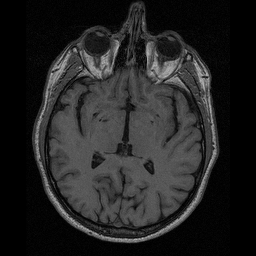
#> input picture data/lab-01-data/brain-slice40.tiff, 256 x 256 px; its folder holds 3 pictures in this run; the run also reads 2 pictures not shown here
$ jupyter execute --allow-errors lab_01_segmentation.ipynb   (shell and % lines are left out)   (older library calls are emulated)
#> lines starting #> are read from the running program, lines starting #| are printed output that depends on the picture; after the words box and inside, x2 and y2 are one past the last pixel; in counts of white or black regions, pixels touching at a corner belong together
# [IAPR 2019:][iapr2019] Lab 1 ‒  Image segmentation

**Author:**
Kristoffer Landsnes
&
Arthur Gassner (250089)
**Due date:** 04.04.2019

[iapr2019]: https://github.com/LTS5/iapr-2019

## Extract relevant data
We first need to extract the `lab-01-data.tar.gz` archive.
To this end, we use the [tarfile] module from the Python standard library.

[tarfile]: https://docs.python.org/3.6/library/tarfile.html

[cell 1]
import tarfile
import os
import cv2
import numpy as np
import skimage.segmentation as seg
import skimage.color as color
from skimage.measure import label, regionprops, find_contours
import pprint


data_base_path = os.path.join(os.pardir, 'data')
data_folder = 'lab-01-data'
tar_path = os.path.join(data_base_path, data_folder + '.tar.gz')
#> (the rest of this cell did not finish here and is left out)

## Part 1: Brain segmentation

Your goal: compute the size of the brain (in pixels) in a 2D image of a human head taken by Magnetic Resonance Imaging (MRI).
* Try as many methods as you can, the more the better.
* At least region growing and contour detection.

## 1.1 Brain image visualization

[cell 2]
import skimage.io
import matplotlib.pyplot as plt
import matplotlib.patches as patches

# Load image
data_path = os.path.join(data_base_path, data_folder)
brain_im = skimage.io.imread(os.path.join(data_path, 'brain-slice40.tiff'))
#> brain_im is the input picture: shape (256, 256); min 0, max 189, mean 35.2
im_h, im_w = brain_im.shape

fig, ax = plt.subplots(1, 1, figsize=(8, 8))
ax.imshow(brain_im, cmap='gray')
ax.set_title('MRI brain image ({} px, {} px)'.format(im_h, im_w))
ax.axis('off')
plt.show()

## 1.2 Region growing

## Implementation of region growing

We implemented region growing using **4-connectivity** to find the neighbors of a pixel and a **pixel value threshold as a homogeneity criterion**.

To choose the seed, we made the assumption that the brain would roughly be located in the center of the image.

### REGION GROWING USING THRESHOLD

[cell 3]
def get_neighbors(px, img):
    """return list of the 4-connected neighbors of px (x,y) in img"""

    px_x, px_y = px[0], px[1]
    height = len(img)
    width = len(img[0])

    # Check that px is within the bounds of the img
    assert px_x < height
    assert px_y < width

    neighbors = []

    # North-West
    if px_x > 0 and px_y > 0:
        neighbors.append((px_x - 1, px_y - 1))

    # North
    if px_x > 0:
        neighbors.append((px_x - 1, px_y))

    # North-East
    if px_x > 0 and px_y < width:
        neighbors.append((px_x - 1, px_y + 1))

    # West
    if px_y > 0:
        neighbors.append((px_x, px_y - 1))

    # East
    if px_y < width:
        neighbors.append((px_x, px_y + 1))

    # South-West
    if px_x < height and px_y > 0:
        neighbors.append((px_x + 1, px_y - 1))

    # South
    if px_x < height:
        neighbors.append((px_x + 1, px_y))

    # South-East
    if px_x < height and px_y < width:
        neighbors.append((px_x + 1, px_y + 1))

    return neighbors

[cell 4]
def get_thresholded_neighbors(th, px, img):
    "returns a list of the neighbors of px (x,y) in img whose px_value is above a threshold"
    neighbors = get_neighbors(px, img)
    good_neighbords = []

    for px in neighbors:
        if img[px] > th:
            good_neighbords.append(px)

    return good_neighbords

[cell 5]
def region_growing(seed, th, img):
    "region growing using the pixel_value > threshold as a homogeneity criterion"
    seed_x, seed_y = seed
    height = len(img)
    width = len(img[0])

    # Check that the seed is within the bounds of the img
    assert seed_x < height
    assert seed_y < width

    # labeled_img[x][y] if the (x,y) pixel hasn't been visited yet,
    # 1 if it has been visited and is ABOVE th
    # -1 if it has been visited and is BELOW th
    labeled_img = np.zeros((height, width))

    # list of the pixels left to visit
    px_to_visit = [(seed_x, seed_y)]

    for px in px_to_visit:

        if labeled_img[px] == 0:
            # see if px belongs to the region
            if img[px] > th:
                labeled_img[px] = 1
                # add the neighbors of px to the px_to_visit if they should be added
                px_to_visit.extend(get_thresholded_neighbors(th, px, img))
            else:
                labeled_img[px] = -1

    return labeled_img

[cell 6]
def compute_size(bw_img):
    """
    Return the size of all the pixel with a value of 1 in the bw_img
    """
    count = 0
    for x in bw_img.ravel():
        if x == 1:
            count = count + 1
    return count

# Results of Region Growing

[cell 7]
seed = (100,100) # roughly in the center of the picture
threshold = 69  # 69 has been set empirically
segmented_brain = region_growing(seed, threshold, brain_im)
#> in region_growing, `height = len(img)`: height = 256
#> after the loop in region_growing, `for px in px_to_visit:`:
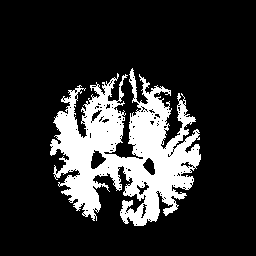
#> labeled_img: shape (256, 256) float64; values 0 (black) and 1 (white), 18.4% white; 1 white region, box (x1, y1, x2, y2) and area: (50, 68, 201, 226) 12062
#> after the loop in region_growing, `for px in px_to_visit:`: px_to_visit = 85901 items
plt.imshow(segmented_brain)
plt.title("brain size : " + str(compute_size(segmented_brain)) + " pixels")
#> after the loop in compute_size, `for x in bw_img.ravel():`: count = 12062

# Discussion of Region Growing

While giving favorable result when the seed and threshold are well chosen, choosing them can prove itself not to be easy and the result is highly sensitive to these parameters, as we will see below.

It can also be noted that no threshold was able to correctly assess the lower part of the brain as being "brain tissue". The size in pixels given by the region growing is therefore an underestimate of the actual size.

## Sensitivity to the seed

As can be seen below, a change in the seed of 5 px in both direction can drastically alter the results.

This comes from the fact that having a different seed means growing a different region.

In the case of the (95, 95) seed, the seed simply did not pass the homogeneity criterion, and therefore no region growth could happen, resulting in a 0 pixel brain size.

NOTE : In the middle plot below, the full plot is yellow. This does not mean that the full grid is considered to be brain tissue. This is simply due to there being only one pixel value in the image. What the reader should refer to is the brain size computed above each image.

[cell 8]
fig, axes = plt.subplots(1, 3, figsize=(12, 12))

threshold = 69  # 69 has been set empirically
for seed, ax in zip([(100,100), (95,95), (105,105)], axes.ravel()):
    segmented_brain = region_growing(seed, threshold, brain_im)
    ax.imshow(segmented_brain)
    ax.set_title("seed : " + str(seed) + "\n brain size : " + str(compute_size(segmented_brain)) + " pixels" )
#> this loop made 3 passes
fig.tight_layout()

## Sensitivity to the threshold

As can be seen below, picking a different threshold can greatly alter the results.

Even an offset of 3 in the threshold can allow the region to grow beyond what we wanted to segment (or on the contrary, prevent it to grow as far as we wanted it to)

[cell 9]
fig, axes = plt.subplots(1, 3, figsize=(12, 12))

seed = (100, 100)
for t, ax in zip([66, 69, 72], axes.ravel()):
    segmented_brain = region_growing(seed, t, brain_im)
    ax.imshow(segmented_brain)
    ax.set_title("threshold : " + str(t) + "\n size brain : " + str(compute_size(segmented_brain)) + " pixels" )
fig.tight_layout()

## 1.3 Contour detection

For the contour detection we will use active contours, in particular the snake algorithm.
Firstly we define a circle function, to more easily enclose the brain area.

[cell 10]
def image_show(image, nrows=1, ncols=1, cmap='gray'):
    """
    Function to facilitate ploting of images
    """
    fig, ax = plt.subplots(nrows=nrows, ncols=ncols, figsize=(5, 5))
    ax.imshow(image, cmap='gray')
    ax.axis('off')
    return fig, ax

def circle_points(resolution, center, radius):
    """
    Generate points which define a circle on an image.
    center := center of the circle in pixels
    radius := radius of the circle in pixels
    """
    radians = np.linspace(0, 2*np.pi, resolution)
    c = center[1] + radius*np.cos(radians)#polar co-ordinates
    r = center[0] + radius*np.sin(radians)

    return np.array([c, r]).T

## Initial attempt - Snake algorithm
For the initial run we have tested the active contour built-in function, of the `skimage.segmentation` library. Without any filtering or preprocessing of the image, we can see the snake struggles to generalize around the brain tissue.
This is the case, even after tuning the parameters of the function. In essence, this includes:
* beta - the smoothness of the snake
* w_line - the attraction towards brightness (negative values, attracts towards darkness or imagined edges between brain and skull)
* w_edge - the edge attraction ( positive values attracts to edges)

What should be noticed here is that the circular-shape of the brain actually makes it possible to estimate the brain area, just with the initial circle used in the active contour algorithm. This is shown below.

[cell 11]
###### INITIAL RUN  #######

radius_init = 82
centre_init = [150,125]
resolution_init = 20

# Generate circle points
points = circle_points(resolution_init,centre_init,radius_init)[:-1]

# Plot brain and circle points
fig, ax = image_show(brain_im)
ax.plot(points[:, 0], points[:, 1], '--r', lw=3)

image_gray = color.rgb2gray(brain_im)

# Create active contour starting at the circle points - parameters tuned
snake = seg.active_contour(image_gray, points, beta=0.1,w_line=-6.0, w_edge=10)

# Plot the circle points and the resulting active contour
fig, ax = image_show(brain_im)
ax.plot(points[:, 0], points[:, 1], '--r', lw=3)
ax.plot(snake[:, 0], snake[:, 1], '-b', lw=3);

# Discussion of the initial attempt

The issue with the snake algorithm is that it needs a starting position (in our case a circle).

The radius (as well as the center) of this circle influences greatly the end result, as can be seen below. The initial radius affects the snake so much that the area instead the snake can be approximated by the area of the initial circle, and hence there is no use for the snakes.

Another issue is that the snake is not able to discriminate inside the brain (the folds), overestimating the total brain size.

[cell 12]
fig, axes = plt.subplots(1, 3, figsize=(12, 12))

centre_init = [150,125]
resolution_init = 20
for ax, r in zip(axes.ravel(), [70, 80, 90]):
    # plot brain
    ax.imshow(brain_im)

    # Generate circle points
    points = circle_points(resolution_init,centre_init,r)[:-1]

    # Plot brain and circle points
    ax.plot(points[:, 0], points[:, 1], '--r', lw=3)

    image_gray = color.rgb2gray(brain_im)

    # Create active contour starting at the circle points - parameters tuned
    snake = seg.active_contour(image_gray, points, beta=0.1,w_line=-6.0, w_edge=10)

    # Plot the circle points and the resulting active contour
    ax.plot(points[:, 0], points[:, 1], '--r', lw=3)
    ax.plot(snake[:, 0], snake[:, 1], '-b', lw=3);

    ax.set_title('Radius : ' + str(r) + " pixels \n Approximated size : " + str(round((np.pi)*r**2)) + " pixels")

# 1.4 Additional method(s)

We will try several additional methods :
* **Thresholding, and then applying region detection.** We can then discriminate the different detected regions by area, assuming that the biggest area should be the brain

* **Filtering using kernels** to detect the edges

# 1.4.1 Thresholding and region detection

[cell 13]
def threshold(im, t1, t2):
    """
    Function thresholding an image, im,  between [t1,t2]
    Return the thresholded image
    """
    im_threshold = im.copy()
    im_threshold[im_threshold<t1] = 0
    im_threshold[im_threshold>t2] = 0
    im_threshold[(im_threshold>=t1) & (im_threshold<=t2)] = 255
    return im_threshold

[cell 14]
# Histogram thresholding for identifying the brain area and better choose the threshold
brain_hist = plt.hist(brain_im.ravel(), 256,[0,256])
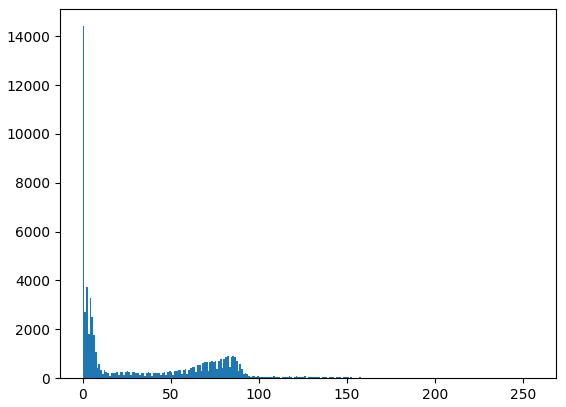
#> figure drawn by matplotlib, 1 panel; tallest bar 14407 high, from x = 0 to 1

[cell 15]
def get_brain(brain_im):
    """
    Return the labeled_im as well as the largest region found when labelling and segmenting.
    This should be the brain
    """
    labeled_im = skimage.measure.label(brain_im, background=0)
    regions = regionprops(labeled_im)

    max_area = 0
    max_area_region = None
    for r in regions:
        if r.area > max_area:
            max_area = r.area
            max_area_region = r
    return labeled_im, max_area_region

[cell 16]
# Arbitrary values
t1 = 64
t2 = 100

thresh = threshold(brain_im, t1, t2)
#> in threshold, `im_threshold[im_threshold>t2] = 0`:
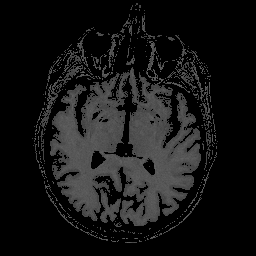
#> im_threshold: shape (256, 256); min 0, max 100, mean 21.1
labeled_im, brain_region = get_brain(thresh)

brain = labeled_im.copy()
a = np.array(labeled_im)
a[a!=brain_region.label] = 0
#> a: shape (256, 256) int64; values 0 (black) and 99 (white), 22% white; 1 white region, box (x1, y1, x2, y2) and area: (50, 67, 201, 226) 14431

fig, axes = plt.subplots(1, 2, figsize=(12, 12))
axes[0].imshow(thresh)
axes[0].set_title("thresholded")
axes[1].imshow(a)
axes[1].set_title("brain \n brain size : " + str(brain_region.area) + " pixels")

# Result of thresholding and region detection

This method seems be the best one.

Looking at the histogram, we know that the brain tissue had pixel values ranging from roughly 50 to 100. We can then empirically find the threshold values.

We then label the image, and use region detection to detect the brain.

This approach is very similar to region growing, although it requires two thresholds (lower and higher). Another difference is that the labelling method used uses connectivity solely to agregate the pixels together into regions, not a threshold criterion as we did with region growing.

The advantage is that it allows us to segment the lower part of the brain (especially the lower left), which we were **not** able to do with region growing.

The disadvantage is that it is **very sensible to the thresholds chosen**, as we can see below

[cell 17]
fig, axes = plt.subplots(3, 3, figsize=(12, 12))


for i, t1 in enumerate([55, 65, 75]):
    for j, t2 in enumerate([90, 100, 110]):
        thresh = threshold(brain_im, t1, t2)
        labeled_im, brain_region = get_brain(thresh)

        brain = labeled_im.copy()
        a = np.array(labeled_im)
        a[a!=brain_region.label] = 0

        axes[i][j].imshow(a)
        axes[i][j].set_title("t1 = " + str(t1) +
                             "\n t2 = " + str(t2) +
                             "\n brain size : " + str(brain_region.area) + " pixels")
#> this loop made 3 passes
#> pass 1, in get_brain (call 2), `labeled_im = skimage.measure.label(brain_im, background=0)`:
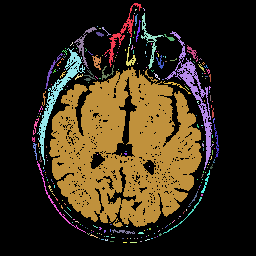
#> labeled_im: shape (256, 256) int64; 243 distinct labels, from 0 to 242; one colour per label, 0 black
#> pass 1, in get_brain (call 4), `labeled_im = skimage.measure.label(brain_im, background=0)`:
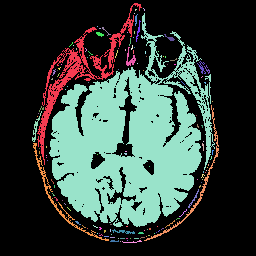
#> labeled_im: shape (256, 256) int64; 140 distinct labels, from 0 to 139; one colour per label, 0 black
#> after the loop:
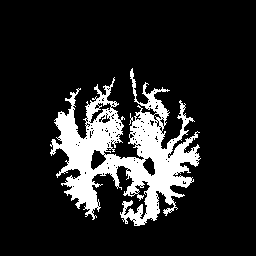
#> a: shape (256, 256) int64; values 0 (black) and 106 (white), 14.6% white; 1 white region, box (x1, y1, x2, y2) and area: (50, 68, 201, 226) 9564
#> after the loop:
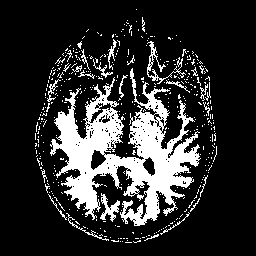
#> thresh: shape (256, 256); 18.5% white; 421 white regions (393 under 20 px), largest, box (x1, y1, x2, y2) and area: (50, 68, 201, 226) 9564, (147, 41, 186, 84) 292, (100, 193, 120, 222) 226
fig.tight_layout()
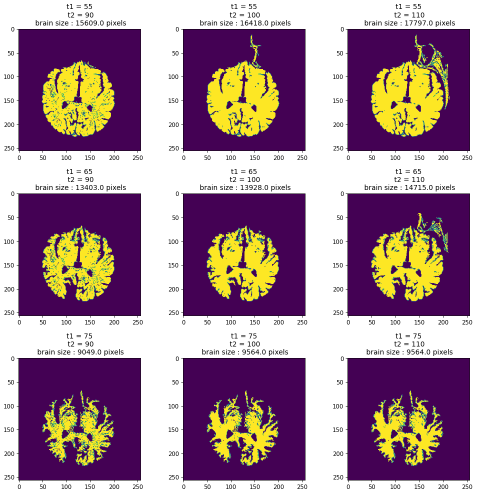
#> figure drawn by matplotlib, 9 panels

# 1.4.2 Filtering to detect the edges

[cell 18]
# Marr-Hildreths method
def gaussian_filter(fSize, fSigma):
    x, y = np.mgrid[-fSize//2 + 1:fSize//2 + 1, -fSize//2 + 1:fSize//2 + 1]
    #print(x)
    g = np.exp(-((x**2 + y**2)/(2.0*fSigma**2)))
    return g/g.sum()


gaus = gaussian_filter(3,2)
filtered_brain = cv2.filter2D(brain_im, -1, gaus)

#Compute gradient in x-direction of picture
brain_dx = cv2.Sobel(np.float32(filtered_brain), cv2.CV_32F,1,0) #Last two numbers = dx, dy
brain_ddx = cv2.Sobel(np.float32(brain_dx), cv2.CV_32F,1,0) #Last two numbers = dx, dy
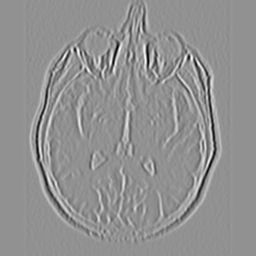
#> brain_ddx: shape (256, 256) float32; min -1709, max 1281, mean 0; drawn with min black and max white
#Compute gradient in y-direction
brain_dy = cv2.Sobel(np.float32(filtered_brain), cv2.CV_32F,0,1) #Last two numbers = dx, dy
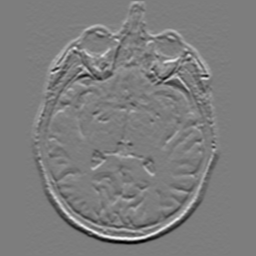
#> brain_dy: shape (256, 256) float32; min -322, max 332, mean 0; drawn with min black and max white
brain_ddy = cv2.Sobel(np.float32(brain_dy), cv2.CV_32F,0,1) #Last two numbers = dx, dy

brain_hildreth = brain_ddy + brain_ddx
#> (the rest of the program and of its run is left out)
